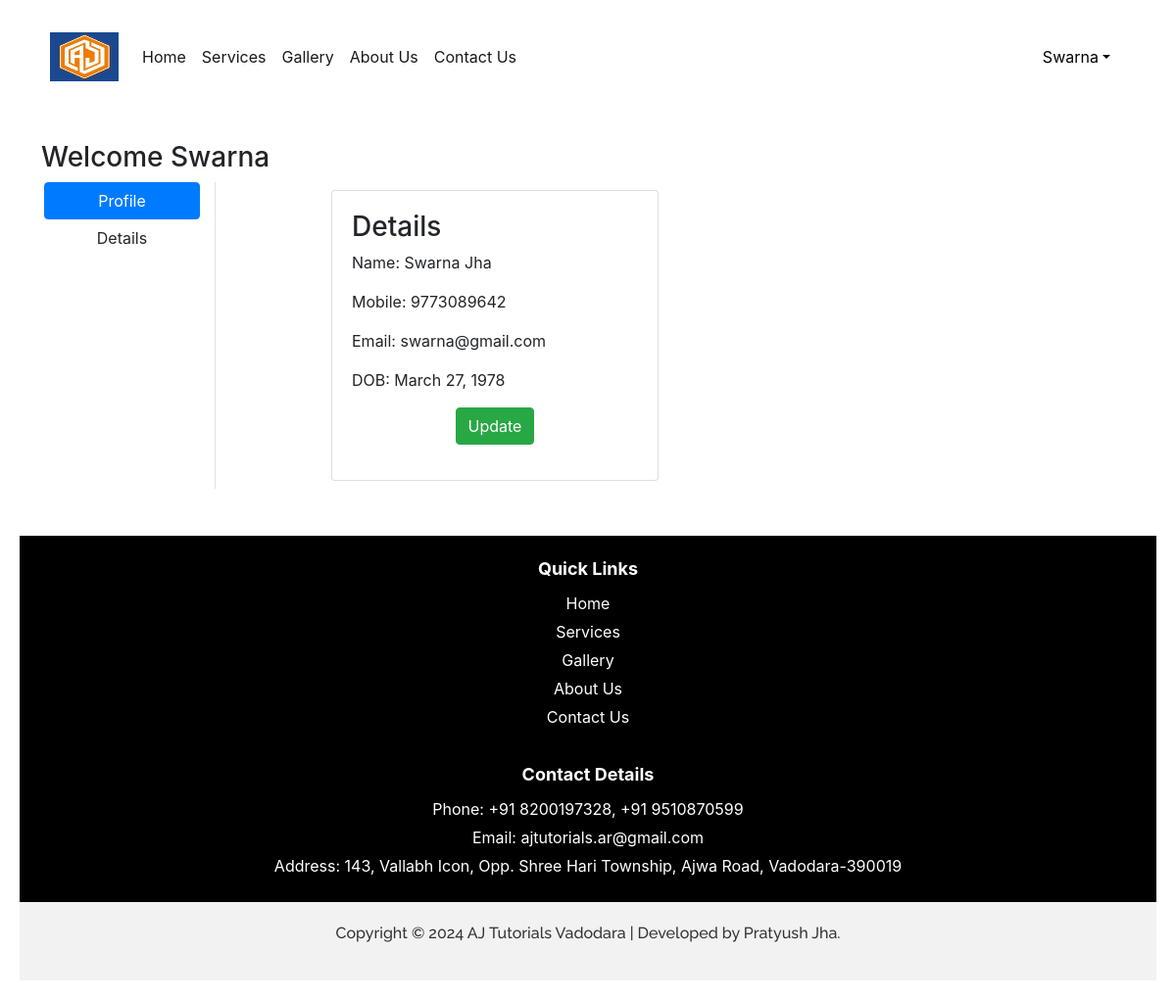
Screenshot of /data/ (signed in) with the database file from the repository.
### coachingapp/models.py (models this page shows, shortened)
class Customer(models.Model):
    user=models.ForeignKey(User,on_delete=models.CASCADE)
    name=models.CharField(max_length=40)
    mobile=models.IntegerField(
        validators=[
            MinValueValidator(0000000000),
            MaxValueValidator(9999999999)
        ]
    )
    email=models.EmailField(max_length=50)
    bday = models.DateField(null=True, blank=True)

### coachingapp/views.py (the view)
# urls.py: path("data/",views.data,name="data"),
@login_required
def data(request):
    dat=Customer.objects.filter(user=request.user)
    return render(request,"data.html",locals())

### coachingapp/templates/data.html (shortened to what this page needs)
{% extends 'base.html' %}
{% load static %}
{% block data-content %}
  <div class="container my-5">
    <div class="row">
        <h3>Welcome <span class="text-capitalize">{{request.user}}</span></h3>
        <div class="col-sm-2 border-end">
          <ul class="list-unstyled">
           <li class="d-grid"><a href="{% url 'profile' %}" class="btn btn-primary">Profile</a></li>
           <li class="d-grid"><a href="{% url 'data' %}" class="btn">Details</a></li>
          </ul>
       </div>
       <div class="col-sm-8 offset-sm-1">
          <div class="row">
             {% for da in dat %}
             <div class="col-sm-6">
                <div class="card m-2">
                   <div class="card-body">
                     <h3>Details</h3>
                     <p>Name: {{da.name}}</p>
                     <p>Mobile: {{da.mobile}}</p>
                     <p>Email: {{da.email}}</p>
                     <p>DOB: {{da.bday}}</p>
                     <p class="text-center"><a href="{% url 'updateData' pk=da.id%}" type="button" class="btn btn-success">
                        Update
                     </a></p>
                   </div>
                </div>
             </div>
             {% endfor %}
          </div>
       </div>
    </div>
  </div>
{% endblock data-content %}

### coachingapp/templates/base.html (shortened to what this page needs)
<!DOCTYPE html>
<html lang="en">
{% load static %}
<head>
  <link href="https://cdn.jsdelivr.net/npm/bootstrap@5.3.0-alpha2/dist/css/bootstrap.min.css" rel="stylesheet">
  <link href="https://cdn.jsdelivr.net/npm/bootstrap@5.3.0/dist/css/bootstrap.min.css" rel="stylesheet">
  <link rel="stylesheet" href="{% static 'css/styles.css' %}">
  <link href="https://cdn.jsdelivr.net/npm/bootstrap@5.3.0-alpha1/dist/css/bootstrap.min.css" rel="stylesheet">
</head>
<body>
  <nav class="navbar navbar-expand-lg navbar-light cool-navbar">
    <div class="container-fluid">
      <a class="navbar-brand" href="#">
        <img src="{% static "images/aj_tutorial_logo.jpg" %}" width="70" height="50"/>
      </a>
      <div class="collapse navbar-collapse" id="navbarSupportedContent">
        <ul class="navbar-nav me-auto mb-2 mb-lg-0">
          {% if request.user.is_authenticated %}
          <li class="nav-item">
            <a class="nav-link active" aria-current="page" href="{% url 'home' %}">Home</a>
          </li>
          <li class="nav-item">
            <a class="nav-link active" aria-current="page" href="{% url 'services' %}">Services</a>
          </li>
          <li class="nav-item">
            <a class="nav-link active" href="{% url 'gallery' %}">Gallery</a>
          </li>
          <li class="nav-item">
            <a class="nav-link active" href="{% url 'about' %}">About Us</a>
          </li>
          <li class="nav-item">
            <a class="nav-link active" href="{% url 'contact' %}">Contact Us</a>
          </li>
        </ul>
      </div>
      <ul class="navbar-nav me-auto mb-2 mb-lg-0">
        <li class="nav-item dropdown mx-2">
          <a class="nav-link dropdown-toggle text-black" href="#"
          id="profileDropdown" role="button" data-bs-toggle="dropdown" aria-expanded="false">{{request.user}}</a>
        </li>
        {% endif %}
      </ul>
    </div>
  </nav>
  {% block data-content %}{% endblock data-content %}
  <div class="black-box">
    <div class="section-heading">Quick Links</div>
    <div class="link-item"><a href="{% url 'home' %}">Home</a></div>
    <div class="link-item"><a href="{% url 'services' %}">Services</a></div>
    <div class="link-item"><a href="{% url 'gallery' %}">Gallery</a></div>
    <div class="link-item"><a href="{% url 'about' %}">About Us</a></div>
    <div class="link-item"><a href="{% url 'contact' %}">Contact Us</a></div>
    <hr>
    <div class="section-heading">Contact Details</div>
    <div class="contact-item">Phone: +91 8200197328, +91 9510870599</div>
    <div class="contact-item">Email: ajtutorials.ar@gmail.com</div>
    <div class="contact-item">Address: 143, Vallabh Icon, Opp. Shree Hari Township, Ajwa Road, Vadodara-390019</div>
  </div>
  <footer class="footer">
    <div class="container">
      <p>Copyright © 2024 AJ Tutorials Vadodara | Developed by Pratyush Jha.</p>
    </div>
  </footer>
  <link rel="stylesheet" href="https://maxcdn.bootstrapcdn.com/bootstrap/4.0.0/css/bootstrap.min.css">
  <link rel="stylesheet" href="https://stackpath.bootstrapcdn.com/bootstrap/4.3.1/css/bootstrap.min.css">
</body>
</html>

### coachingapp/static/css/styles.css (style rules this page uses)
@media only screen and (min-width: 601px) { body { font-size: 18px; padding: 20px; } }

### coachingapp/templates/base.html (style rules this page uses)
.cool-navbar { background-color: #ffffff; color: #ffffff; }
.black-box { background-color: #000; color: #fff; padding: 20px; text-align: center; margin: 50px auto; margin-top: 20px; width: 100%; margin-bottom: 0%; }
.section-heading { font-weight: bold; font-size: 18px; margin-bottom: 10px; }
.link-item, .contact-item { margin-bottom: 5px; }
.link-item a { color: #fff; text-decoration: none; }
hr { border: none; border-top: 1px solid #fff; margin: 10px auto; width: 80%; }
.footer { background-color: #f2f2f2; color: #333; padding: 20px; text-align: center; font-family: 'Raleway', sans-serif; font-weight:500; }

### rows the page displays
Customer: name "Swarna Jha", mobile "9773089642", email "swarna@gmail.com", bday "March 27, 1978"

### other values shown
{{ request.user }} "Swarna"
